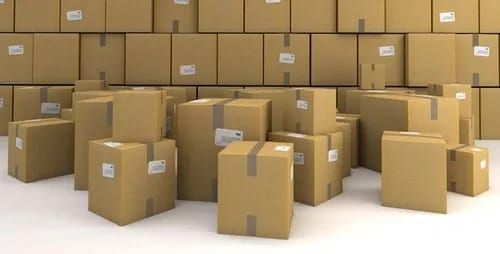
#> input picture warehousePics/box1.jpg, 500 x 254 px
$ python box1.py
#> lines starting #> are read from the running program, lines starting #| are printed output that depends on the picture; after the words box and inside, x2 and y2 are one past the last pixel; in counts of white or black regions, pixels touching at a corner belong together
import cv2
import numpy as np


image_path = "warehousePics/box1.jpg"
image = cv2.imread(image_path)
#> image is the input picture: shape (254, 500, 3); mean B, G, R 107.6, 144.3, 167.7


gray = cv2.cvtColor(image, cv2.COLOR_BGR2GRAY)
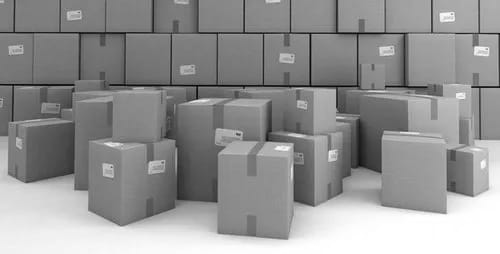
#> gray: shape (254, 500); min 4, max 255, mean 147.1


blurred = cv2.GaussianBlur(gray, (5, 5), 0)
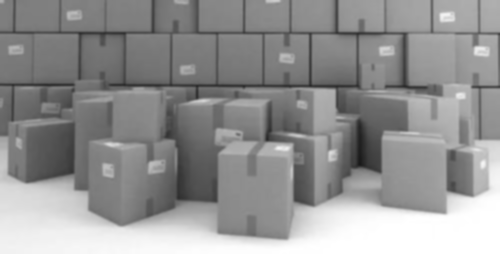
#> blurred: shape (254, 500); min 25, max 255, mean 147.1


thresh = cv2.adaptiveThreshold(
    blurred, 255, cv2.ADAPTIVE_THRESH_GAUSSIAN_C, cv2.THRESH_BINARY_INV, 11, 2
)
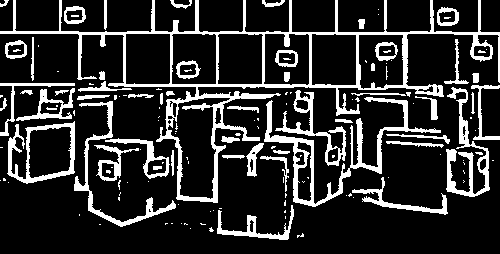
#> thresh: shape (254, 500); 17.9% white; 146 white regions (93 under 20 px)


cv2.imshow("Thresholded Image", thresh)
cv2.waitKey(0)

contours, _ = cv2.findContours(thresh, cv2.RETR_EXTERNAL, cv2.CHAIN_APPROX_SIMPLE)
#> contours = 114 contours, 69 with area under 20; largest, box (x1, y1, x2, y2) and area: (0, 0, 500, 203) 22991, (7, 121, 75, 184) 2782, (264, 97, 441, 207) 2595, (446, 87, 490, 197) 1104, (74, 101, 176, 227) 908


output_image = image.copy()


box_count = 0

for contour in contours:

    if cv2.contourArea(contour) > 22:

        rect = cv2.minAreaRect(contour)
        box_count += 1

        # Get box points and draw
        box_points = cv2.boxPoints(rect)
        box_points = np.int32(box_points)
        cv2.drawContours(output_image, [box_points], 0, (0, 255, 0), 2)


        angle = rect[2]
        center = tuple(np.int32(rect[0]))
        cv2.putText(output_image, f"Angle: {angle:.2f}", center,
                    cv2.FONT_HERSHEY_SIMPLEX, 0.5, (255, 0, 0), 2)
#> this loop made 114 passes
#> (rect, box_points, angle, center) on passes 33, 39, 40, 43, 44, 48: (((400.9, 196.1), (28.38, 97.74), -75.96), [[444, 221], [350, 198], [356, 170], [451, 194]], -75.96, (400, 196)), (((280.5, 167.8), (20.72, 42.39), -37.15), [[285, 191], [259, 157], [275, 144], [301, 178]], -37.15, (280, 167)), (((233, 156.5), (3, 22), -90), [[244, 158], [222, 158], [222, 155], [244, 155]], -90, (233, 156)), (((281, 151.5), (3, 16), -90), [[289, 153], [273, 153], [273, 150], [289, 150]], -90, (281, 151)), (((172, 162.5), (25, 2), -90), [[173, 175], [171, 175], [171, 150], [173, 150]], -90, (172, 162)), (((116, 162.5), (35, 44), -90), [[138, 180], [94, 180], [94, 145], [138, 145]], -90, (116, 162))
#> (rect, box_points, angle) on passes 16, 81, 90, 94, 96, 103: (((255, 222), (34, 76), -90), [[293, 239], [217, 239], [217, 205], [293, 205]], -90), (((378, 94), (2, 54), -90), [[405, 95], [351, 95], [351, 93], [405, 93]], -90), (((26, 92), (4, 12), -90), [[32, 94], [20, 94], [20, 90], [32, 90]], -90), (((485, 112), (54, 28), -90), [[499, 139], [471, 139], [471, 85], [499, 85]], -90), (((37, 109), (52, 74), -90), [[74, 135], [0, 135], [0, 83], [74, 83]], -90), (((456, 61), (44, 24), -90), [[468, 83], [444, 83], [444, 39], [468, 39]], -90)
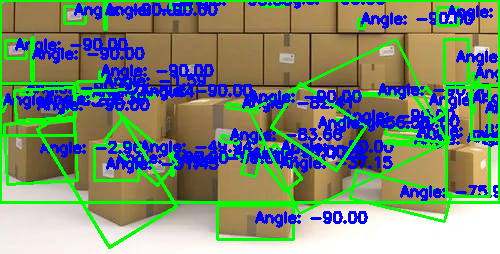
#> output_image: shape (254, 500, 3); mean B, G, R 122, 137.7, 122.8
#> after the loop, box_count = 42


cv2.putText(output_image, f"Boxes: {box_count}", (20, 30),
            cv2.FONT_HERSHEY_SIMPLEX, 1, (0, 0, 255), 2)
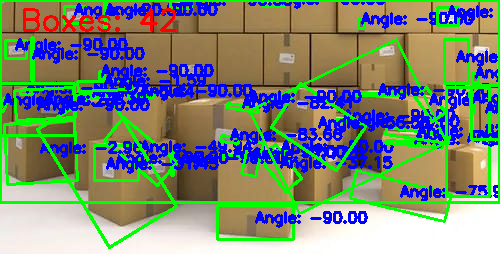
#> output_image: shape (254, 500, 3); 0.87% of pixels changed, all inside (x1, y1, x2, y2) = (23, 8, 177, 32)


cv2.imshow("Detected Boxes", output_image)
cv2.waitKey(0)
cv2.destroyAllWindows()


output_path = "output/detected_boxes_improved.jpg"
cv2.imwrite(output_path, output_image)
print(f"Processed image saved to: {output_path}")

$ run again, with warehousePics/box2.jpg copied over warehousePics/box1.jpg
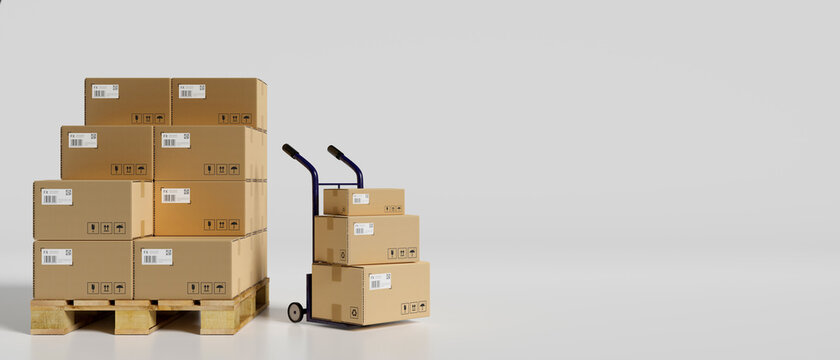
#> input picture warehousePics/box2.jpg, 840 x 360 px
#> image is the input picture: shape (360, 840, 3); mean B, G, R 184, 194, 201.5
#> `thresh = cv2.adaptiveThreshold( blurred, 255, cv2.ADAPTIVE_THRESH_GAUS..`:
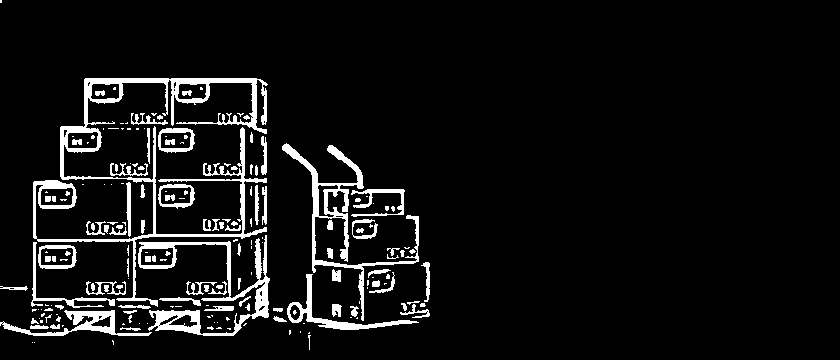
#> thresh: shape (360, 840); 7% white; 196 white regions (102 under 20 px)
#> contours = 164 contours, 112 with area under 20; largest, box (x1, y1, x2, y2) and area: (33, 78, 268, 307) 6482, (138, 235, 270, 336) 3030, (282, 143, 419, 321) 2208, (0, 310, 152, 336) 1008, (287, 274, 419, 330) 924
#> the loop `for contour in contours: ` made 164 passes
#> (rect, box_points, angle, center) on passes 13, 14, 28, 37: (((39, 326.5), (3, 18), -90), [[48, 328], [30, 328], [30, 325], [48, 325]], -90, (39, 326)), (((54.5, 326), (4, 9), -90), [[59, 328], [50, 328], [50, 324], [59, 324]], -90, (54, 326)), (((279.6, 319.4), (4.11, 13.28), -71.57), [[285, 323], [272, 319], [273, 315], [286, 319]], -71.57, (279, 319)), (((75.5, 322.5), (25, 151), -90), [[150, 334], [0, 334], [0, 309], [150, 309]], -90, (75, 322))
#> after the loop `for contour in contours:`: box_count = 45
#> `cv2.putText(output_image, f"Boxes: {box_count}", (20, 30), cv2.FONT_HE..`:
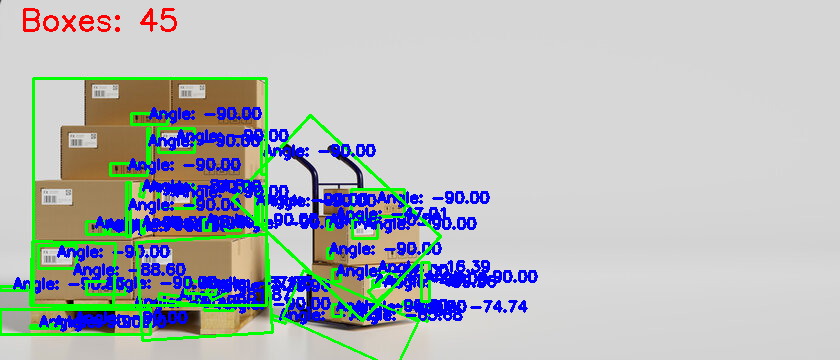
#> output_image: shape (360, 840, 3); mean B, G, R 188.1, 184.8, 179.3

$ run again, with warehousePics/box4.jpg copied over warehousePics/box1.jpg
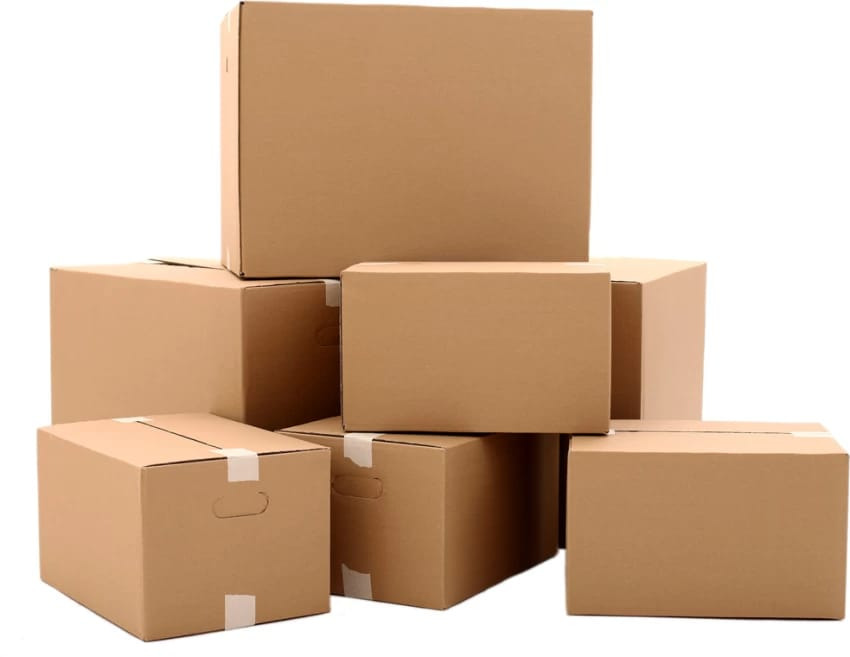
#> input picture warehousePics/box4.jpg, 850 x 657 px
#> image is the input picture: shape (657, 850, 3); mean B, G, R 153.9, 178.3, 206.7
#> `thresh = cv2.adaptiveThreshold( blurred, 255, cv2.ADAPTIVE_THRESH_GAUS..`:
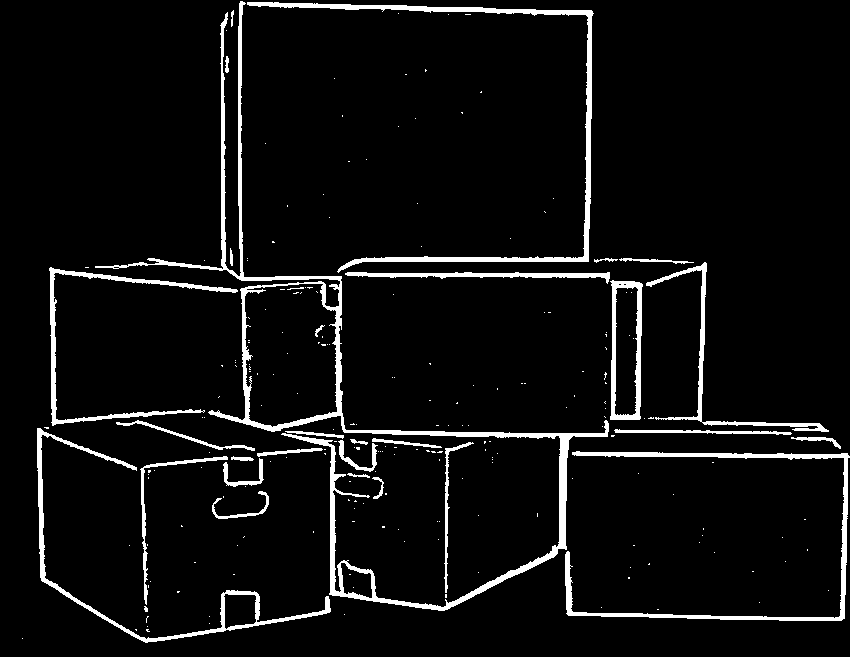
#> thresh: shape (657, 850); 5.6% white; 223 white regions (193 under 20 px)
#> contours = 191 contours, 164 with area under 20; largest, box (x1, y1, x2, y2) and area: (95, 1, 609, 611) 20082, (610, 280, 643, 420) 3973, (247, 2, 594, 273) 3251, (37, 428, 331, 643) 3056, (565, 451, 850, 621) 2613
#> the loop `for contour in contours: ` made 191 passes
#> (rect, box_points, angle, center) on passes 56, 61, 65, 75: (((240.4, 505.8), (57.7, 23.02), -9.46), [[213, 521], [210, 499], [266, 489], [270, 512]], -9.46, (240, 505)), (((377.9, 487.4), (10.79, 21.17), -2.86), [[373, 498], [371, 477], [382, 476], [383, 497]], -2.86, (377, 487)), (((358, 474.9), (2.85, 22.16), -85.91), [[368, 477], [346, 475], [347, 472], [369, 474]], -85.91, (358, 474)), (((243.3, 472.7), (40, 26.07), -5.71), [[224, 487], [222, 461], [261, 457], [264, 483]], -5.71, (243, 472))
#> after the loop `for contour in contours:`: box_count = 27
#> `cv2.putText(output_image, f"Boxes: {box_count}", (20, 30), cv2.FONT_HE..`:
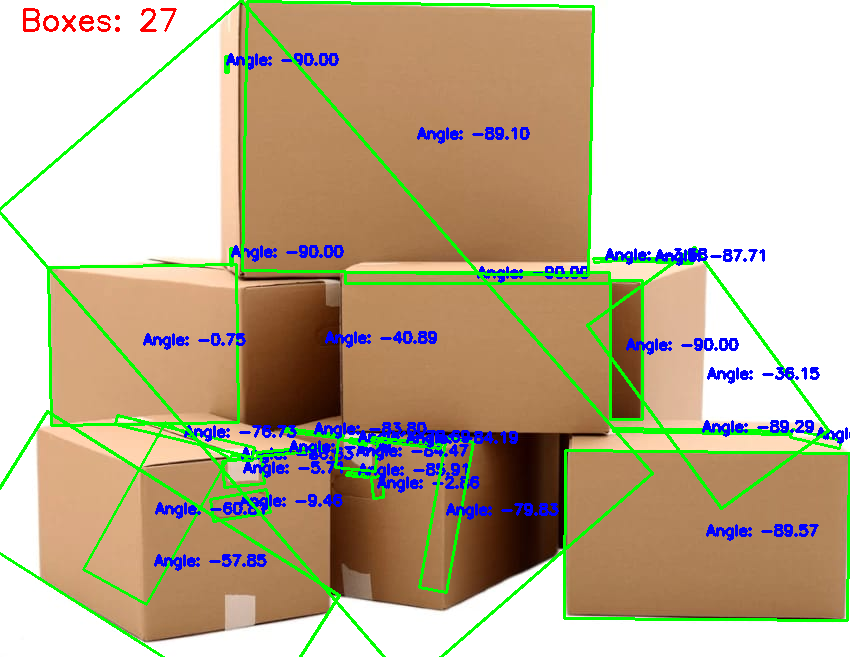
#> output_image: shape (657, 850, 3); mean B, G, R 150.5, 177.1, 191
